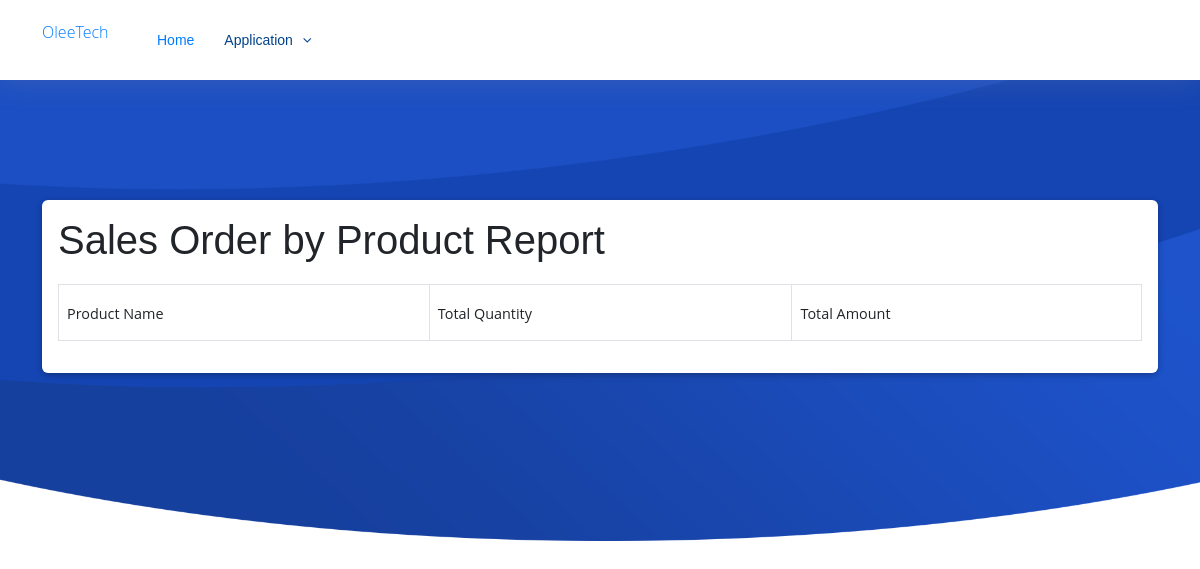
The page /report/Sales/sales_order_by_product_report/ on the database as committed earlier.
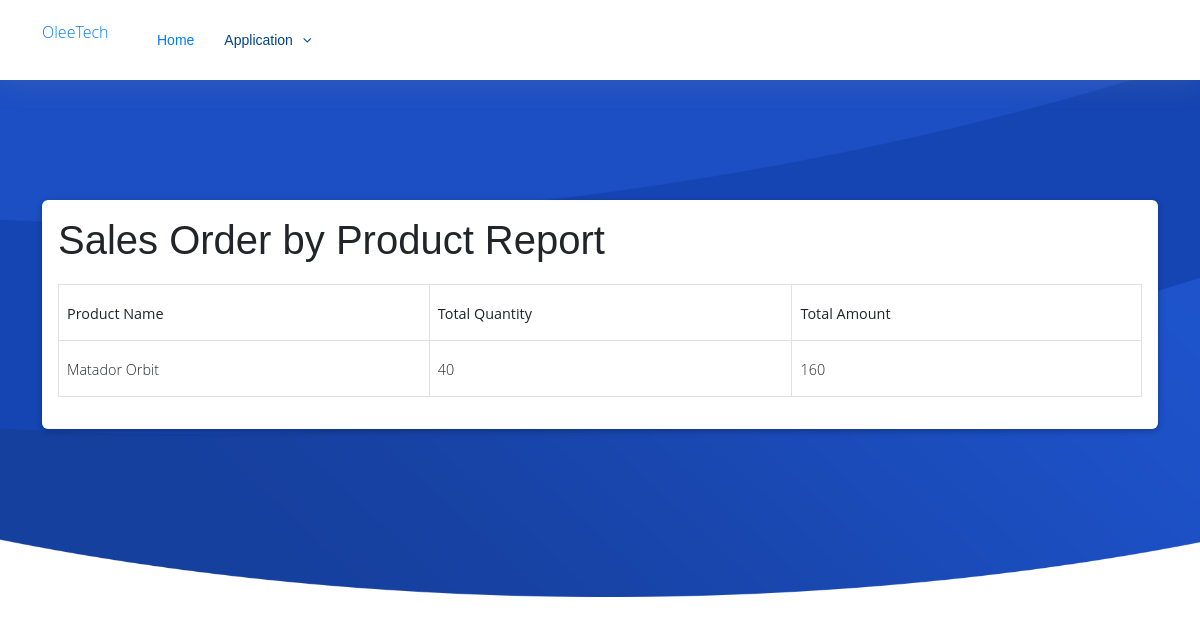
The same page on the database as committed later.
### Sales/models.py (models this page shows, shortened)
class SalesOrderItem(models.Model):
    created = models.DateField(default=date.today, editable=True)
    order = models.ForeignKey(SalesOrderInfo, on_delete=models.CASCADE, null=True, default=None)
    docNo = models.PositiveIntegerField(default=1, unique=False)
    code = models.CharField(max_length=20,default='',null=True)
    name = models.CharField(max_length=100,default='',null=True)
    description = models.CharField(max_length=255,default='',null=True,blank=True)
    uom = models.CharField(max_length=20,default='',null=True)
    quantity = models.DecimalField(max_digits=10, decimal_places=4,default=0)
    size = models.CharField(max_length=100,default='',null=True,blank=True)
    color = models.CharField(max_length=100,default='',null=True,blank=True)
    style = models.CharField(max_length=250,default='',null=True,blank=True)
    po = models.CharField(max_length=250,default='',null=True,blank=True)
    gweight = models.CharField(max_length=100,default='',null=True,blank=True)
    nweight = models.CharField(max_length=100,default='',null=True,blank=True)
    ctnno = models.CharField(max_length=100,default='',null=True,blank=True)
    price = models.DecimalField(max_digits=10, decimal_places=4,null=True, blank=True, default=0)
    priceTotal = models.DecimalField(max_digits=10, decimal_places=4,null=True, blank=True, default=0)
    lineNo = models.PositiveIntegerField(default=1)  # Add the lineNo field

### Report/salesorderviews.py (the view)
# urls.py: path('Sales/sales_order_by_product_report/', salesorderviews.sales_order_by_product_report, name='sales_order_by_product_report'),
def sales_order_by_product_report(request):
    product_data = (
        SalesOrderItem.objects.values('name')
        .annotate(total_quantity=models.Sum('quantity'))
        .annotate(total_amount=models.Sum(models.F('price') * models.F('quantity'), output_field=models.DecimalField()))
        .order_by('name')
    )
    return render(request, 'sales/sales_order_by_product_report.html', {'product_data': product_data})

### Report/templates/sales/sales_order_by_product_report.html
{% extends 'basereport.html' %}
{% load static %}
{% block content %}
<section class="section card mb-5">
    <div class="card-body">
    <h1>Sales Order by Product Report</h1>
    <table id="itemsTable" class="table table-bordered">
        <thead>
            <tr>
                <th>Product Name</th>
                <th>Total Quantity</th>
                <th>Total Amount</th>
            </tr>
        </thead>
        <tbody>
            {% for data in product_data %}
            <tr>
                <td>{{ data.name }}</td>
                <td>{{ data.total_quantity }}</td>
                <td>{{ data.total_amount }}</td>
            </tr>
            {% endfor %}
        </tbody>
    </table>
    {% endblock %}

Rows that differ between the two databases and show on the page:
added SalesOrderItem: name "Matador Orbit", total_quantity "40", total_amount "160"
